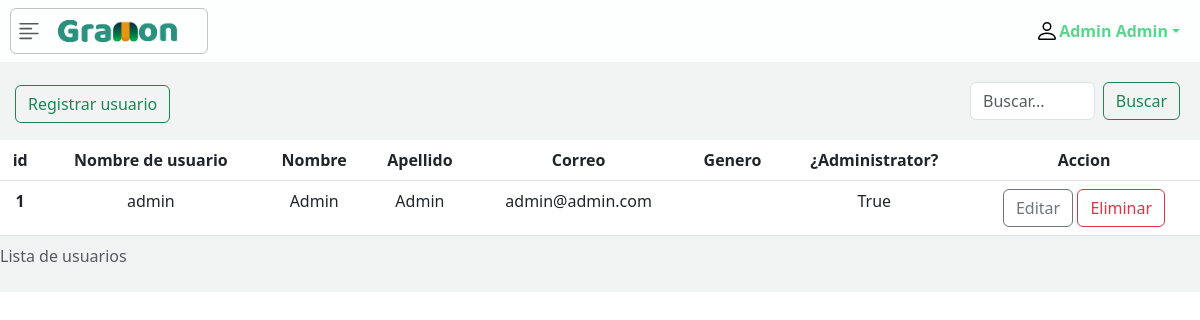
The app's page /list_user/ (signed in), older data.
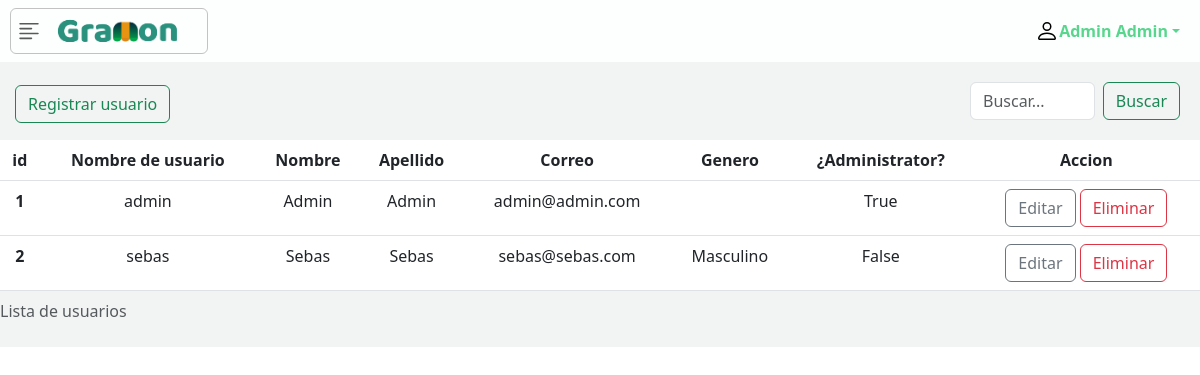
The same page, newer data.
### apps/adminusers_app/models.py (models this page shows, shortened)
class User(AbstractUser):
    GENDER_CHOICES = (
        ('Masculino', 'Masculino'),
        ('Femenino', 'Femenino')
    )
    gender = models.CharField(max_length=10, blank=True, choices=GENDER_CHOICES)
    email = models.EmailField(("email address"), unique=True)
    REQUIRED_FIELDS = ['first_name', 'last_name', 'email','is_superuser']
    full_name = models.CharField(max_length=100, default="", editable=False)
    objects = USerManager()

### apps/adminusers_app/views.py (the view)
# urls.py: path('list_user/',UserListView.as_view(),name='list_user'),
class UserListView(LoginRequiredMixin,MixingAdmin,ListView):
    model = User
    template_name = "users/list_user.html"
    context_object_name = 'users'
    paginate_by = 7
    login_url = reverse_lazy('user_app:login')
    def get_queryset(self):
        palabra_clave = self.request.GET.get('usuario','')
        return User.objects.listar_usuario(palabra_clave)

### apps/adminusers_app/managers.py (called while the page is built)
    def listar_usuario(self, palabra):
        consulta = self.filter(
            Q(first_name__icontains = palabra) |
            Q(last_name__icontains = palabra) |
            Q(id__icontains = palabra) |
            Q(email__icontains = palabra)).order_by('id')
        return consulta

### apps/adminusers_app/mixing_admin.py (called while the page is built)
    def dispatch(self, request, *args, **kwargs):
        if request.user.is_superuser:
            return super(MixingAdmin, self).dispatch(request, *args, **kwargs)
        return redirect('user_app:home')

### templates/users/list_user.html (shortened to what this page needs)
{% extends 'base.html' %}
{% load static %}
{% block content %}
    <div class="d-flex justify-content-between align-items-center" style="width: 100%;">
        <a style="text-align: center; margin-top: 20px; margin-left: 15px; margin-bottom: 15px;" class="btn btn-outline-success" role="button" href="{% url 'admin_app:create_user' %}">
          Registrar usuario
        </a>
        <form class="d-flex" method="get" style="padding: 20px 20px; width: 250px;">{% csrf_token %}
          <input class="form-control me-2" type="search" placeholder="Buscar..." aria-label="Search" name="usuario" id="usuario">
          <button class="btn btn-outline-success" type="submit">Buscar</button>
        </form>
      </div>
    <div class="table-responsive">
        <table class="table table-hover" style="text-align: center;" >
            <caption>Lista de usuarios</caption>
            <thead>
            <tr>
                <th scope="col">id</th>
                <th scope="col">Nombre de usuario</th>
                <th scope="col">Nombre</th>
                <th scope="col">Apellido</th>
                <th scope="col">Correo</th>
                <th scope="col">Genero</th>
                <th scope="col">¿Administrator?</th>
                <th scope="colgroup" style="text-align: center;">Accion</th>
            </tr>
            </thead>
            <tbody>
                {% for u in users %}
                <tr>
                    <th scope="row">{{u.id}}</th>
                    <td>{{u.username}}</td>
                    <td>{{u.first_name}}</td>
                    <td>{{u.last_name}}</td>
                    <td>{{u.email}}</td>
                    <td>{{u.gender}}</td>
                    <td>{{u.is_superuser}}</td>
                    <td>
                        <a type="button" type="button" class="btn btn-outline-secondary mod" href="{% url 'admin_app:update_user' u.id %}">
                            Editar
                        </a>
                        <button type="button" class="btn btn-outline-danger" data-bs-toggle="modal" data-bs-target="#staticBackdrop{{u.id}}">
                            Eliminar
                        </button>
                    </td>
                </tr>
            {% endfor %}
            </tbody>
        </table>
    </div>
{% endblock content %}

### templates/base.html (shortened to what this page needs)
{% load static %}
<!DOCTYPE html>
<html lang="es">
<head>
    <link href='https://unpkg.com/boxicons@2.1.4/css/boxicons.min.css' rel='stylesheet'>
    <link href="{% static 'css/includes/bootstrap.min.css' %}" rel="stylesheet">
    <link rel="stylesheet" href="https://cdn.jsdelivr.net/npm/bootstrap-icons@1.10.5/font/bootstrap-icons.css">
    <link rel="stylesheet" href="{% static 'css/includes/pantalla_de_carga.css' %}">
    <link rel="stylesheet" href="{% static 'css/includes/nav_style.css' %}">
    <link rel="stylesheet" href="{% static 'css/products/add_product.css' %}">
    <link rel="stylesheet" href="{% static 'css/base.css' %}">
    <link rel="stylesheet" href=" https://www.w3.org/2000/svg">
</head>
<body class="content">
  {% include 'includes/nav.html' %}
  <div id="contentContainer" style="display: none;">
    {% block content %}
    {% endblock content %}
  </div>
</body>
</html>

### templates/includes/nav.html (shortened to what this page needs)
{% load static %}
<nav class="navbar sticky-top container-fluid" id="nav_principal">
    <button class="navbar-toggler icon_principal" type="button" data-bs-toggle="offcanvas" data-bs-target="#dropdown_menu" aria-controls="dropdown_menu">
        <img src="{% static 'img/icon-gramon.png' %}" alt="GraMon" id="icon-gramon">
    </button>
    <div class="dropdown" id="icon-user">
        <a href="#" class="d-flex align-items-center text-decoration-none dropdown-toggle title_name"
            data-bs-toggle="dropdown" aria-expanded="false">
            <img src="{% static 'img/icons/person.svg' %}" alt="User" width="24" height="24">
            <strong>{{ request.user.first_name }} {{ request.user.last_name }}</strong>
        </a>
    </div>
</nav>

### templates/includes/pantalla_de_carga.html (shortened to what this page needs)
{% load static %}

### static/css/includes/nav_style.css (style rules this page uses)
#nav_principal { background-color:#FDFEFE; }
#icon-gramon { width: 180px; margin-left: -20px; }
#icon-user { margin-right: 20px; }
.title_name { color: #58D68D; }
.navbar-toggler { border: none; padding: 0; background: none; }
.icon_principal { border: 1px solid rgba(136, 136, 136, 0.5); padding-left: 5px; margin-left: 10px; }

### static/css/base.css (style rules this page uses)
#contentContainer { background-color: #F2F4F4; }

Row changes from the older to the newer data that the page shows:
added User: id "2", username "sebas", first_name "Sebas", last_name "Sebas", email "sebas@sebas.com", gender "Masculino", is_superuser "False"
